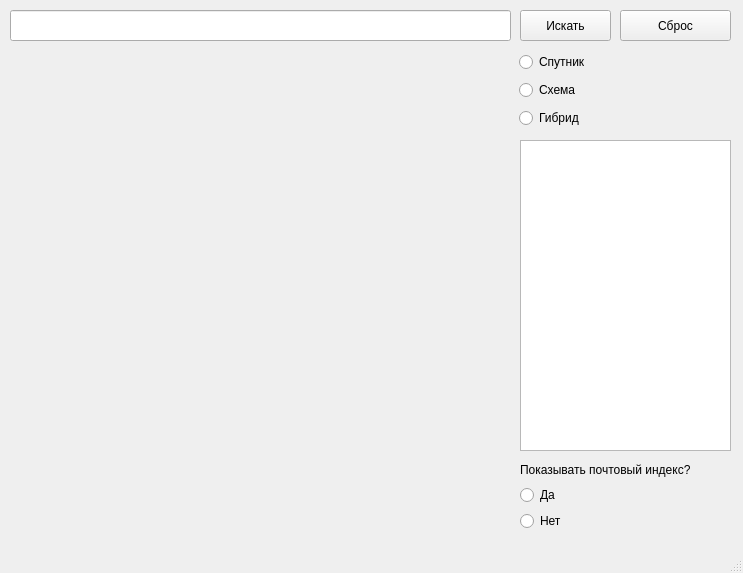
<?xml version="1.0" encoding="UTF-8"?>
<ui version="4.0">
 <class>MainWindow</class>
 <widget class="QMainWindow" name="MainWindow">
  <property name="geometry">
   <rect>
    <x>0</x>
    <y>0</y>
    <width>743</width>
    <height>573</height>
   </rect>
  </property>
  <property name="windowTitle">
   <string>MainWindow</string>
  </property>
  <widget class="QWidget" name="centralwidget">
   <widget class="QLineEdit" name="lineEdit">
    <property name="geometry">
     <rect>
      <x>10</x>
      <y>10</y>
      <width>501</width>
      <height>31</height>
     </rect>
    </property>
   </widget>
   <widget class="QPushButton" name="pushButton">
    <property name="geometry">
     <rect>
      <x>520</x>
      <y>10</y>
      <width>91</width>
      <height>31</height>
     </rect>
    </property>
    <property name="text">
     <string>Искать</string>
    </property>
   </widget>
   <widget class="QWidget" name="verticalLayoutWidget">
    <property name="geometry">
     <rect>
      <x>519</x>
      <y>50</y>
      <width>211</width>
      <height>80</height>
     </rect>
    </property>
    <layout class="QVBoxLayout" name="verticalLayout">
     <item>
      <widget class="QRadioButton" name="radioButton">
       <property name="text">
        <string>Спутник</string>
       </property>
      </widget>
     </item>
     <item>
      <widget class="QRadioButton" name="radioButton_2">
       <property name="text">
        <string>Схема</string>
       </property>
      </widget>
     </item>
     <item>
      <widget class="QRadioButton" name="radioButton_3">
       <property name="text">
        <string>Гибрид</string>
       </property>
      </widget>
     </item>
    </layout>
   </widget>
   <widget class="QTextEdit" name="textEdit">
    <property name="geometry">
     <rect>
      <x>520</x>
      <y>140</y>
      <width>211</width>
      <height>311</height>
     </rect>
    </property>
   </widget>
   <widget class="QPushButton" name="pushButton_2">
    <property name="geometry">
     <rect>
      <x>620</x>
      <y>10</y>
      <width>111</width>
      <height>31</height>
     </rect>
    </property>
    <property name="text">
     <string>Сброс</string>
    </property>
   </widget>
   <widget class="QWidget" name="verticalLayoutWidget_2">
    <property name="geometry">
     <rect>
      <x>520</x>
      <y>460</y>
      <width>211</width>
      <height>71</height>
     </rect>
    </property>
    <layout class="QVBoxLayout" name="verticalLayout_2">
     <item>
      <widget class="QLabel" name="label">
       <property name="text">
        <string>Показывать почтовый индекс?</string>
       </property>
      </widget>
     </item>
     <item>
      <widget class="QRadioButton" name="radioButton_4">
       <property name="text">
        <string>Да</string>
       </property>
      </widget>
     </item>
     <item>
      <widget class="QRadioButton" name="radioButton_5">
       <property name="text">
        <string>Нет</string>
       </property>
      </widget>
     </item>
    </layout>
   </widget>
  </widget>
  <widget class="QMenuBar" name="menubar">
   <property name="geometry">
    <rect>
     <x>0</x>
     <y>0</y>
     <width>743</width>
     <height>21</height>
    </rect>
   </property>
  </widget>
  <widget class="QStatusBar" name="statusbar"/>
 </widget>
 <resources/>
 <connections/>
</ui>
